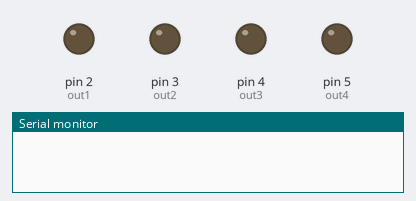
Bench run of a program on a simulated Arduino Nano Every. On the bench: output pins drawn as LEDs (lit = HIGH), the last lines printed to the serial monitor.

Above: at 2.5 s.
At 7.5 s:
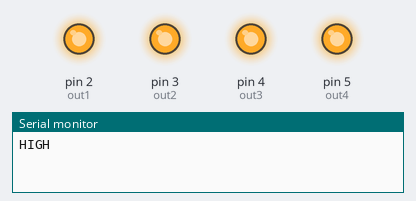
Timing chart, 0 to 13.0 s (numbered marks = the images above):
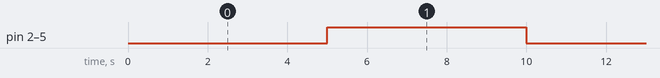

The program:

main.cpp
```cpp
#include <Arduino.h>

#define out1 2
#define out2 3
#define out3 4
#define out4 5

const int del = 5000;

void setup() {
  Serial.begin(115200);
  while (!Serial) continue;

  pinMode(out1, OUTPUT);
  pinMode(out2, OUTPUT);
  pinMode(out3, OUTPUT);
  pinMode(out4, OUTPUT);

}

void loop() {
    delay(del);
    digitalWrite(out1, HIGH);
    digitalWrite(out2, HIGH);
    digitalWrite(out3, HIGH);
    digitalWrite(out4, HIGH);
    Serial.println("HIGH");
    delay(del);
    digitalWrite(out1, LOW);
    digitalWrite(out2, LOW);
    digitalWrite(out3, LOW);
    digitalWrite(out4, LOW);
    Serial.println("LOW");
}
```

Measured:
- by itself, pin 2 (out1), pin 3 (out2), pin 4 (out3), pin 5 (out4): alternates HIGH for 5.0 s and LOW for 5.0 s
